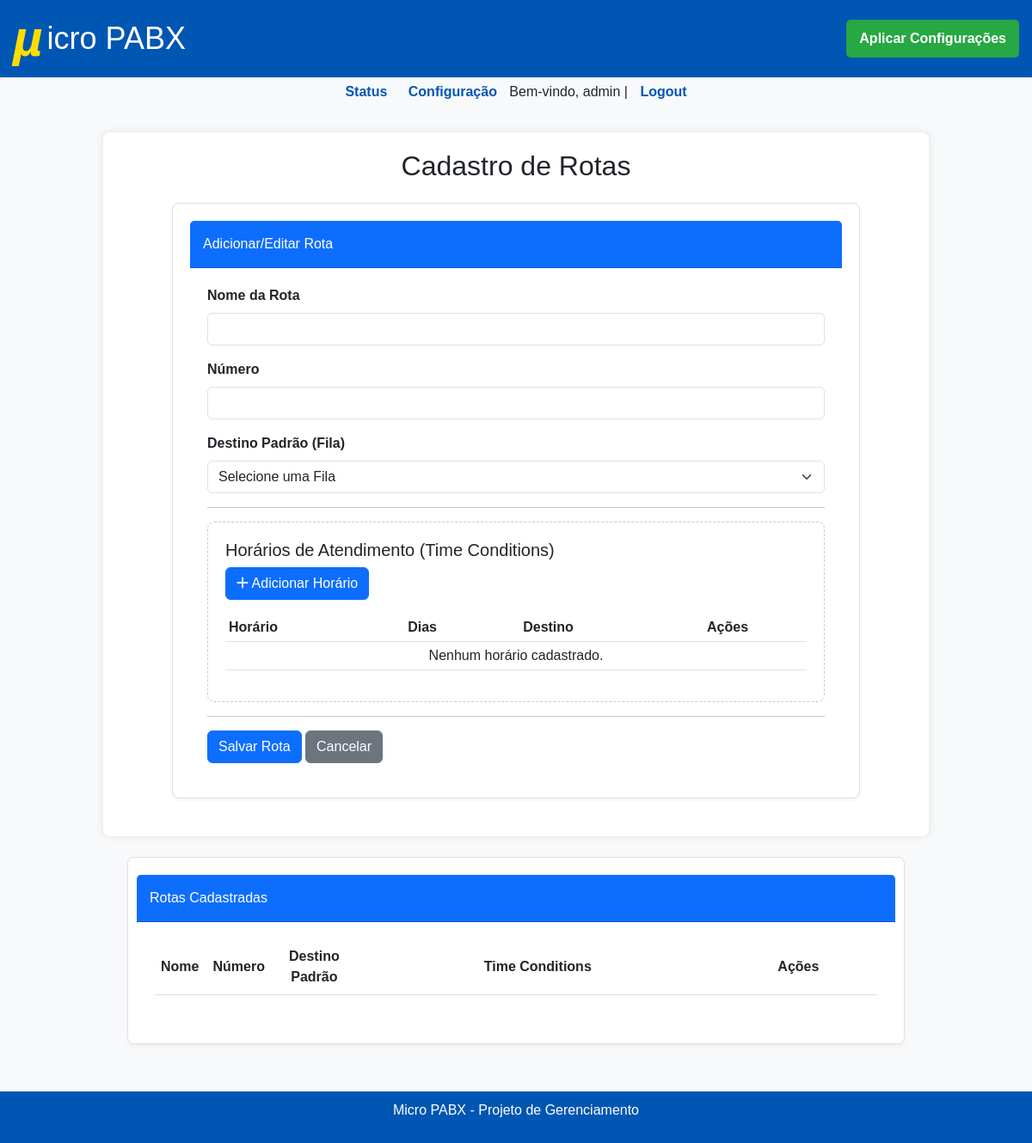
The app's page /config/rotas (signed in), older data.
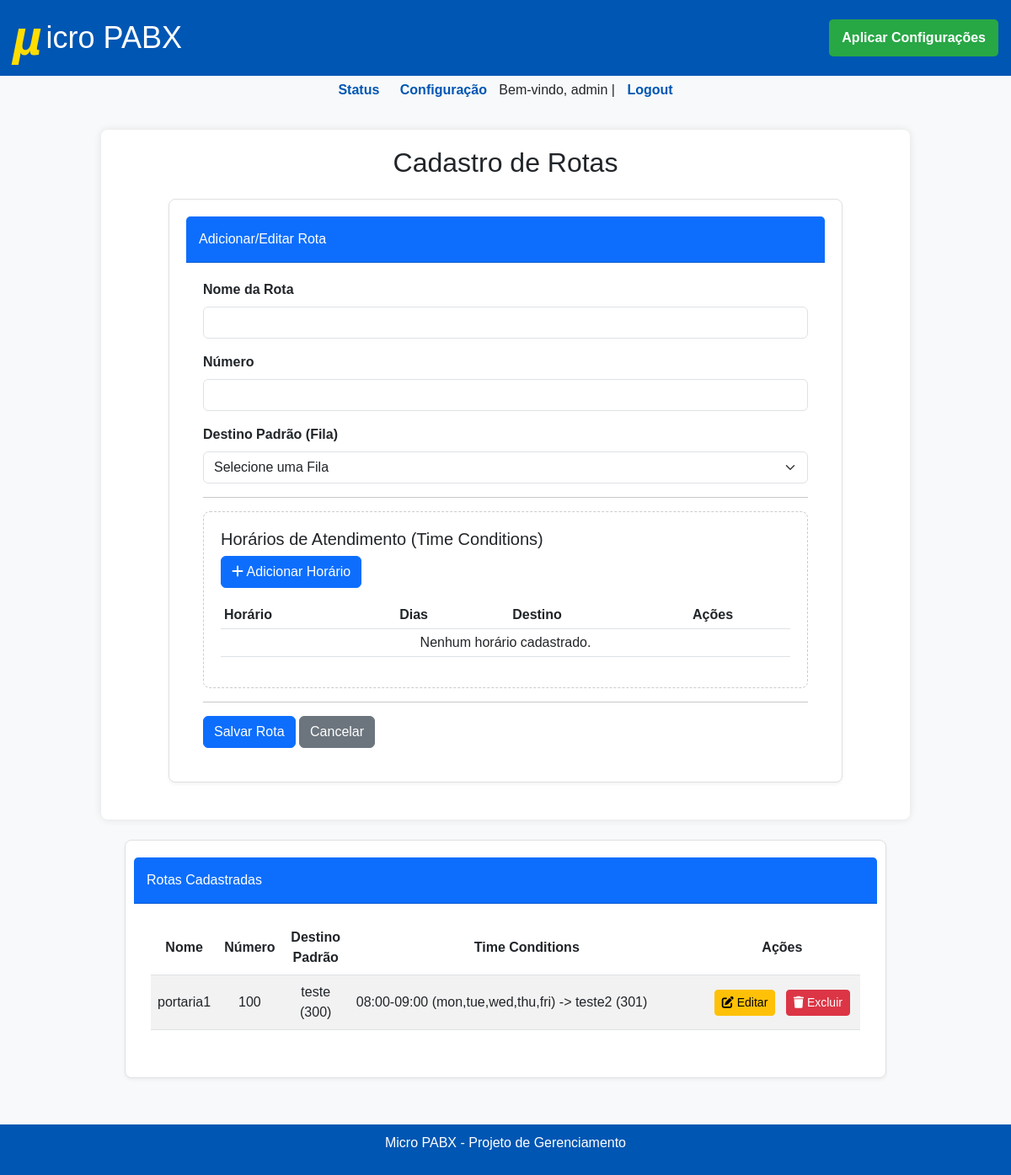
The same page, newer data.
### tables this page shows
CREATE TABLE rotas (
                    id INTEGER PRIMARY KEY AUTOINCREMENT,
                    nome TEXT NOT NULL,
                    numero_entrada TEXT UNIQUE NOT NULL,
                    dest_fila_else INTEGER NOT NULL, -- FK para o ID da tabela de filas
                    FOREIGN KEY (dest_fila_else) REFERENCES filas(id) ON DELETE CASCADE
                );

CREATE TABLE filas (
                    id INTEGER PRIMARY KEY AUTOINCREMENT,
                    fila INTEGER UNIQUE NOT NULL,
                    nome TEXT NOT NULL
                );

CREATE TABLE time_conditions (
                    id INTEGER PRIMARY KEY AUTOINCREMENT,
                    rota_id INTEGER NOT NULL,
                    time_start TEXT NOT NULL,
                    time_end TEXT NOT NULL,
                    days TEXT NOT NULL, -- Armazenado como string separada por vírgulas, ex: "mon,tue,wed"
                    dest_fila_if_time INTEGER NOT NULL, -- FK para o ID da tabela de filas
                    FOREIGN KEY (rota_id) REFERENCES rotas(id) ON DELETE CASCADE,
                    FOREIGN KEY (dest_fila_if_time) REFERENCES filas(id) ON DELETE CASCADE
                );

### blueprints/rotas.py (the view, shortened to what this page needs)
@rotas_bp.route("/rotas", methods=["GET", "POST"])
@login_required
def config_rotas():
    rotas = get_routes(include_time_conditions=True)  # <- precisa do novo parâmetro
    filas = get_filas()
    return render_template("config_rotas.html", rotas=rotas, filas=filas)

### auth.py (called while the page is built)
def login_required(f):
    @wraps(f)
    def decorated_function(*args, **kwargs):
        if not session.get("user"):
            flash("Você precisa estar logado para acessar esta página.", "warning")
            return redirect(url_for("auth.login")) # Rota de login agora está no blueprint 'auth'
        return f(*args, **kwargs)
    return decorated_function

### database.py (called while the page is built)
def get_db():
    conn = sqlite3.connect(DB_PATH)
    conn.row_factory = sqlite3.Row
    return conn

def get_filas():
    db = get_db()
    filas_raw = db.execute("SELECT id, fila, nome FROM filas order by fila").fetchall()
    filas = []
    for f in filas_raw:
        ramais_associados = db.execute(
            "SELECT ramal_id FROM ramal_fila WHERE fila_id = ?", (f["id"],)
        ).fetchall()
        ramais_id_list = [r["ramal_id"] for r in ramais_associados]
        filas.append({
            "id": f["id"], "fila": f["fila"], "nome": f["nome"], "ramais": ramais_id_list
        })
    db.close()
    return filas

### templates/config_rotas.html (shortened to what the changed rows need)
{% extends "base.html" %}
{% block content %}
<div class="container main-content">
    <h2 class="mb-4 text-center">Cadastro de Rotas</h2>
    <div class="card mb-4 mx-auto" style="max-width: 800px;">
        <div class="card-body">
            <form id="rotaForm" method="POST" action="{{ url_for('rotas.config_rotas') }}">
                <div id="horariosCard">
                    <div class="table-responsive mt-3">
                        <table class="table table-sm" id="tabelaHorarios">
                            <thead>
                                <tr>
                                    <th>Horário</th>
                                    <th>Dias</th>
                                    <th>Destino</th>
                                    <th style="width: 120px;">Ações</th>
                                </tr>
                            </thead>
                        </table>
                    </div>
                </div>
            </form>
        </div>
    </div>
</div>
<div class="mt-4" style="width: 80%; margin: 0 auto;">
    <div class="wide-section">
        <div class="card">
            <div class="card-body">
                <div class="table-responsive" style="width: 100%;">
                    <table class="table table-striped table-hover">
                        <thead>
                            <tr>
                                <th style="text-align: center;">Nome</th>
                                <th style="text-align: center;">Número</th>
                                <th style="text-align: center;">Destino Padrão</th>
                                <th style="width: 50%; text-align: center;">Time Conditions</th>
                                <th style="width: 22%; text-align: center;">Ações</th>
                            </tr>
                        </thead>
                        <tbody>
                            {% for rota in rotas %}
                                <tr>
                                    <td style="text-align: center;">{{ rota.nome }}</td>
                                    <td style="text-align: center;">{{ rota.numero_entrada }}</td>
                                    <td style="text-align: center;">
                                        {% for fila in filas %}{% if fila.id == rota.dest_fila_else %}{{ fila.nome }} ({{ fila.fila }}){% endif %}{% endfor %}
                                    </td>
                                    <td style="text-align: left;">
                                        {% if rota.time_conditions %}
                                            <ul class="list-unstyled mb-0">
                                                {% for tc in rota.time_conditions %}
                                                    <li>{{ tc.time_start }}-{{ tc.time_end }} ({{ tc.days }}) ->
                                                        {% for fila in filas %}{% if fila.id == tc.dest_fila_if_time %}{{ fila.nome }} ({{ fila.fila }}){% endif %}{% endfor %}
                                                    </li>
                                                {% endfor %}
                                            </ul>
                                        {% else %}
                                            Nenhum
                                        {% endif %}
                                    </td>
                                    <td style="text-align: center;">
                                        <button class="btn btn-warning btn-sm me-2" onclick="editRota(this)"
                                                data-id="{{ rota.id }}"
                                                data-nome="{{ rota.nome }}"
                                                data-numero_entrada="{{ rota.numero_entrada }}"
                                                data-dest_fila_else="{{ rota.dest_fila_else }}"
                                                data-time_conditions='{{ rota.time_conditions | tojson | safe }}'>
                                            <i class="fas fa-edit"></i> Editar
                                        </button>
                                        <form action="{{ url_for('rotas.excluir_rota') }}" method="POST" style="display:inline;">
                                            <button type="submit" class="btn btn-danger btn-sm" onclick="return confirm('Tem certeza que deseja excluir esta rota?');">
                                                <i class="fas fa-trash"></i> Excluir
                                            </button>
                                        </form>
                                    </td>
                                </tr>
                            {% endfor %}
                        </tbody>
                    </table>
                </div>
            </div>
        </div>
    </div>
</div>
{% endblock %}

Row changes from the older to the newer data that the page shows:
added rotas: nome "portaria1", numero_entrada "100"
added filas: nome "teste", fila "300", shown under "portaria1"
added time_conditions: time_start "08:00", time_end "09:00", days "mon,tue,wed,thu,fri"
added filas: nome "teste2", fila "301", shown under "08:00"
